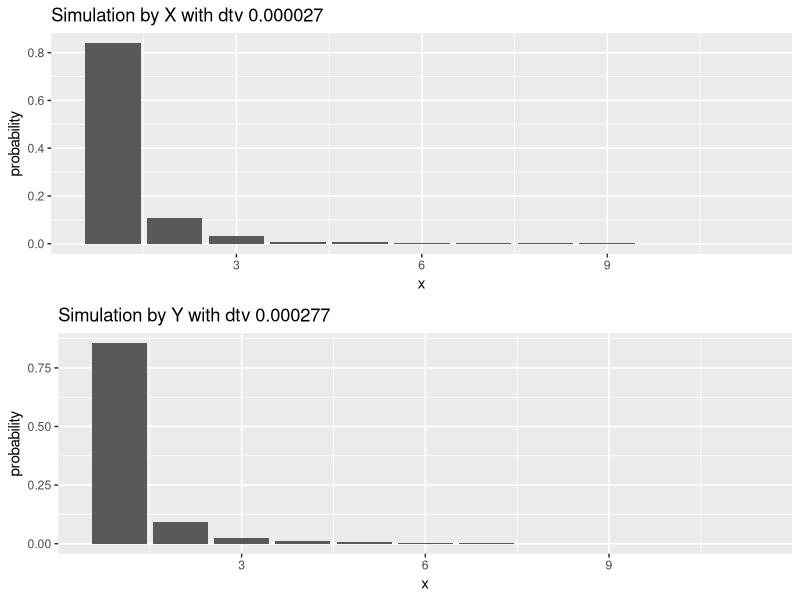
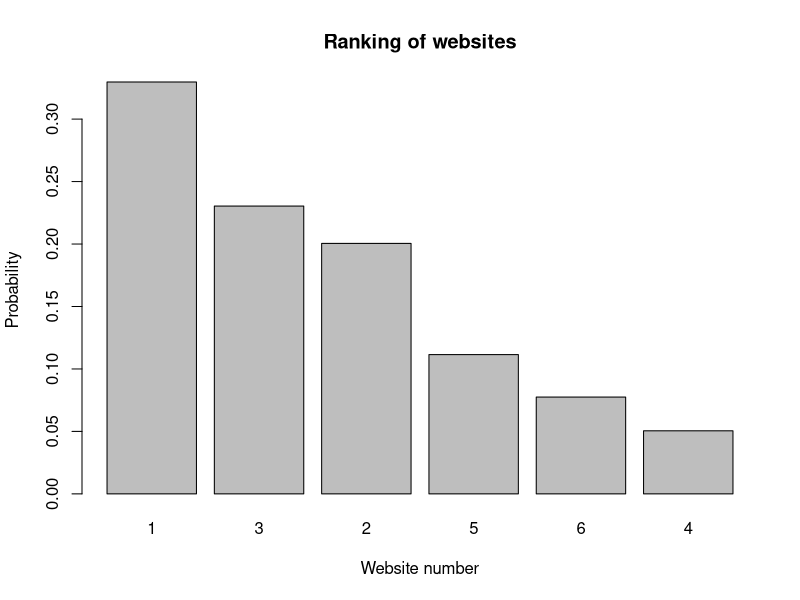
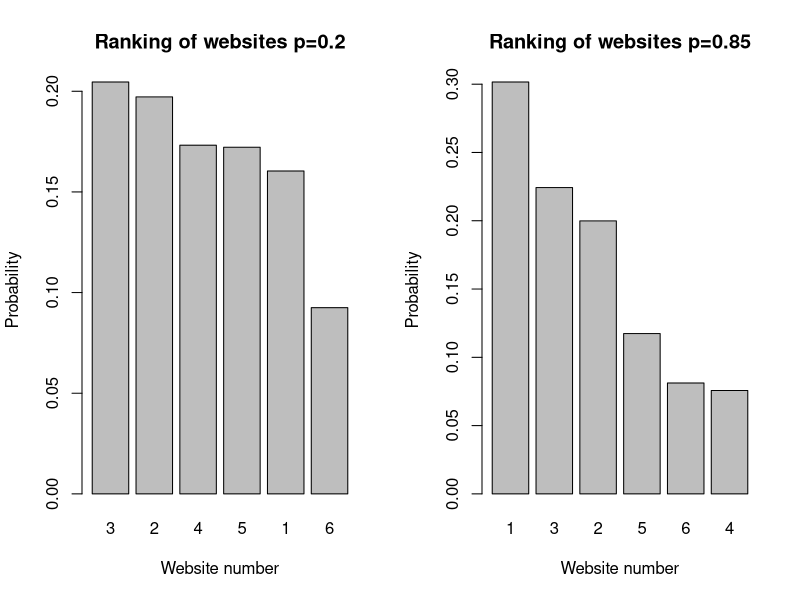
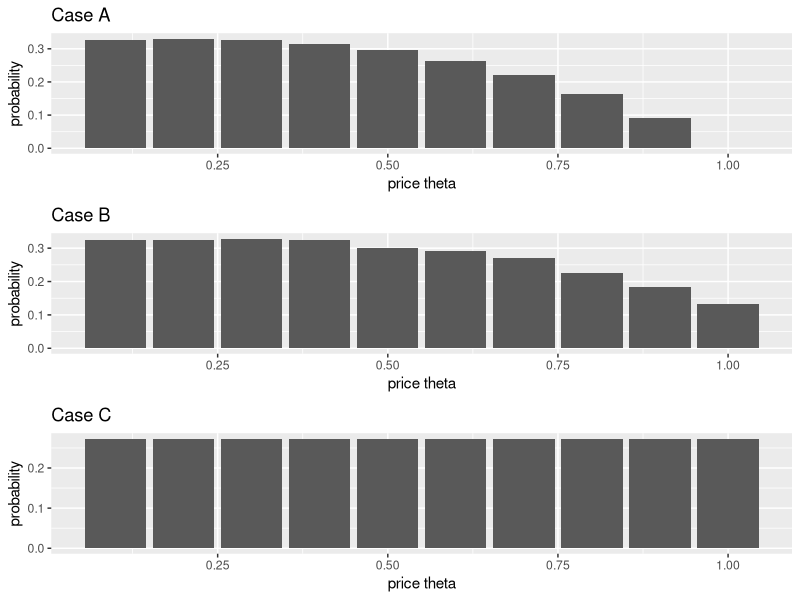

Write the R code that produced these figures, in order.
rm(list=ls())
library("ggplot2")
library("gridExtra")
#Author: Eirik Sakariassen

######### 1B

#Integrate (1 + (t/360))^365 * exp(-t) from 0 to infinity
simMonteCarlo <- function(Nsim){
  X <- rexp(Nsim,rate=1)
  e <- (1+ (X/365) )^365
  #sd = (1/sqrt(Nsim))*sqrt(  (1/(Nsim-1))*sum( (e - mean(e))^2 ) )
  sd = ((1/(Nsim-1))*var(e))/sqrt(Nsim)
  #Compute the number of simulations needed for estimate of e=0.01 and confidence of 90%
  num <- ((1.645^2)*(sd^2)*Nsim)/(0.01^2)
  return(list("E" = mean(e),"numsim" = num)) 
}

gcmc <- simMonteCarlo(1000)
firstSim <- gcmc$numsim
cat("The estimated integral with 1000 simulations is: ",gcmc$E)
cat("Run the simulation again with ", firstSim, " simulations")
gcmc <- simMonteCarlo(firstSim)
cat("After  ", firstSim, " simulations, we get an estimate of: ", gcmc$E)


######### 1D
invertedIntensity <- function(t){
  return(sqrt(2*t))
}

#Based on the transformation method
simNHHPbirthdayProblem <- function(Nsim, lambda){
  #Simulate the probability distribution of the birthday problem
  k <- 366
  p <- numeric(k)  #Probabilites for k 1-366
  for (i in 1:k){
    p[i] = 1-(364/365)^( i*(i-1)/2 )
  }
  
  resVecT <- rep(0,Nsim) # Will be used for E(T)
  resVecK <- rep(0,Nsim) # Will be used for E(K)
  for(s in 1:Nsim){
    U <- runif(k)
    #First, simulate HPP with intensity 1 
    arrivalTimes <- cumsum(rexp(5*k*lambda,lambda)) # Simulate the interarrival times T1,T2,..
    arrivalTimes <- arrivalTimes[1:366] #Need maximum 366 arrival times
    #Now calculate s1, s2,...,sN
    arrivalTimes <- invertedIntensity(arrivalTimes)

    #Check if there is two people with birthday the same day after each arrival
    g <- p-U
    resVecT[s] <- arrivalTimes[which(g > 0)[1]] #First time when two have same bday
    resVecK[s] <- which(g > 0)[1] #How many people was in the room
  }

  return(list("T" = resVecT, "K" = resVecK)) 
}

bdp <- simNHHPbirthdayProblem(1000,1) #Maximum 365 arrivals
mean(bdp$K) #E(K)
mean(bdp$T) #E(T)
#As we can see, the estimated value of T and K does not equal each other in the NHPP case

######### 2B

##Generate transition matrices for both cases
Px <- matrix(1/11, nrow=11, ncol=11) #Transition matrix for the complete graph
Py <- matrix(0, nrow=11, ncol=11) #Transition matrix for the discrete circle
Py[1,] <- c(0,1/2,0,0,0,0,0,0,0,0,1/2)

for(i in 2:11){
  newRow <- rep(0,11)
  newRow[(which(Py[i-1,1:11] > 0)+1)%%11] = 1/2
  Py[i,] <- newRow
}

##Generate the given zipfs function
s <- 3
n <- 11
calc <-seq(11)
for (i in 1:11){
  calc[i] <- (1/(i^s))
}
divider <-sum(calc)
pmfZipf <-calc/divider


#This function is insipred by markovLLN in Markov.R
mha_zipfs  <- function(start, Nsim, P, proposal){ #(starting state, #simulations, transition matrix, zipfs pdf)
  nRow <- dim(P)[[1]]
  statesVec <- seq(Nsim+1) #Store states
  statesVec[1] <- start
  for(s in 2:(Nsim+1)){
    i <- statesVec[s-1] #current step
    j <- sample(1:nRow,1,prob=P[statesVec[s-1],]) #proposed next step sampled from the probability matrix based on the last state
    #Based on this sample j in state space S, compute the acceptance function
    acceptance <- (proposal[j]*P[j,i])/(P[i,j]*proposal[i])
    statesVec[s] <- ifelse(runif(1) <= acceptance, j, i) #accept j if the acceptance function is larger than U[0,1]
  }
  sim <-seq(nRow)
  for (k in 1:nRow){
    sim[k]<-sum(statesVec==k)/Nsim
  }
  return(list("sim" = sim, "dtv" = sum((proposal-sim)^2)/2 )) 
}

simZipfX <- mha_zipfs(1,10000,Px,pmfZipf)
simZipfY <- mha_zipfs(1,10000,Py,pmfZipf)


##### Plot 2B #####
dataX <-data.frame(x=c(1:11), probability = simZipfX$sim)
dataY <-data.frame(x=c(1:11), probability = simZipfY$sim)

titleX <- sprintf("Simulation by X with dtv %f", simZipfX$dtv)
titleY <- sprintf("Simulation by Y with dtv %f", simZipfY$dtv)

p1 <-ggplot(dataX, aes(x,probability)) + labs(title=titleX) + geom_bar(stat = "identity") 
p2 <-ggplot(dataY, aes(x,probability)) + labs(title=titleY) + geom_bar(stat = "identity") 

grid.arrange(p1, p2, ncol = 1)
##### end plot #####


######### 2C

Psurfer <- matrix(c(0,1/3,1/3,0,1/3,0,1/2,0,1/2,0,0,0,1/3,1/3,0,0,0,1/3,1/3,1/3,1/3,0,0,0,1/2,0,0,1/2,0,0,1,0,0,0,0,0),
                  nrow=6,ncol=6,byrow=TRUE)


simRandomSurfer <- function(Nsim,P){
  start <- round(runif(1,min=1,max=6))
  nRow <- dim(P)[[1]]
  statesVec <- seq(Nsim+1)
  statesVec[1] <- start
  for(i in 2:(Nsim+1)){
    statesVec[i] <- sample(1:nRow,1,prob=P[statesVec[i-1],])
  }
  #statesVec <- statesVec[-c(1:1000)] We may remove the first 10% for more accurate result
  sim <-seq(nRow)
  for (k in 1:nRow){
    sim[k]<-sum(statesVec==k)/Nsim
  }
  return(sim)
}

simSurf <- simRandomSurfer(10000,Psurfer)
#Rank of the webpages based on the simulation
x <- order(simSurf,decreasing = TRUE)
y <- sort(simSurf, decreasing = TRUE)

barplot(y, names.arg=x, main="Ranking of websites", xlab="Website number", ylab="Probability")

######### 2D


simModifiedRandomSurfer <- function(Nsim,P,prob){
  start <- round(runif(1,min=1,max=6))
  nRow <- dim(P)[[1]]
  statesVec <- seq(Nsim+1)
  statesVec[1] <- start
  for(i in 2:(Nsim+1)){
    if(runif(1) <= prob){ #if heads, proceed as in c)
      statesVec[i] <- sample(1:nRow,1,prob=P[statesVec[i-1],])
    }else{
      statesVec[i] <- round(runif(1,min=1,max=6))
    }
  }
  #statesVec <- statesVec[-c(1:1000)] We may remove the first 10% for more accurate result
  sim <-seq(nRow)
  for (k in 1:nRow){
    sim[k]<-sum(statesVec==k)/Nsim
  }
  return(sim)
}
simModSurf1 <- simModifiedRandomSurfer(10000,Psurfer,0.2)
simModSurf2 <- simModifiedRandomSurfer(10000,Psurfer,0.85)

#Rank both simulations
x1 <- order(simModSurf1,decreasing = TRUE)
y1 <- sort(simModSurf1, decreasing = TRUE)
x2 <- order(simModSurf2,decreasing = TRUE)
y2 <- sort(simModSurf2, decreasing = TRUE)

#Expand the plot in order to see the x-labels and y-labels better
par(mfrow = c(1,2))
barplot(y1, names.arg=x1, main="Ranking of websites p=0.2", xlab="Website number", ylab="Probability")
barplot(y2, names.arg=x2, main="Ranking of websites p=0.85", xlab="Website number", ylab="Probability")

#As we can see, as the probability of choosing head increases, the distribution approaches the case in c).
#This makes a lot of sense since we sample the same way as in c) whenever head is tossed.
#As p approaches 0, visits becomes more random and the probabilities for all 
#websites will approach 1/(number of websites).

######### 3B

simCaseB <- function(Nsim,lambda){
  resVec <- vector(length=10)
  for(i in 1:10){
    theta <- i/10
    profitVec <- rep(0,Nsim)
    for(sim in 1:Nsim){ #simulate for theta 
      arrivalTimes <- cumsum(rexp(5,lambda))
      arrivalTimes <- arrivalTimes[arrivalTimes <= 1] #arrivaltimes in the window [0,1]
      if(length(arrivalTimes) > 0){
        for(t in 1:length(arrivalTimes)){
          bid <- runif(1)
          thresh <- theta*(1- ( (arrivalTimes[t]^2)/2 ) )
          if(bid > thresh){
            profitVec[sim] <- bid #profit in this simulation
          }
        }
      }
    }
    resVec[i] <- mean(profitVec)
  }
  return(resVec)
}


#Estimate the integral in d) based on hit or miss method
simHitorMiss <- function(Nsim,a,b){
  c <- exp(0.5) #Maximum y value of the function within [a,b]
  X <- runif(Nsim,a,b)
  Y <- runif(Nsim,0,c)
  Z <- Y <= exp((X^2)/2)
  integral <- (b*c)*mean(Z)
  return(integral)
}


#Simulate case C by code
simCaseC <- function(Nsim,lambda){
  resVec <- rep(0,Nsim)
  for(i in 1:Nsim){
    arrivalTimes <- cumsum(rexp(5,lambda))
    arrivalTimes <- arrivalTimes[arrivalTimes <= 1]
    if(length(arrivalTimes) > 0){
      for(t in 1:length(arrivalTimes)){
        bid <- runif(1)
        if(bid > (1-arrivalTimes[t])){
          resVec[i] <- bid
        }
      }
    }
  }
  return(mean(resVec))
}
#Compare the hit or miss integral with the simulated function of case C
caseCsim <- simCaseC(100000,1)
caseCintegral <- 1-exp(-0.5)*simHitorMiss(100000,0,1)
cat("Simulated function gives: ", caseCsim, ", and hit or miss estimation gives: ", caseCintegral)

#Estimated profit in case A for theta = i/10, i=1,..,10
simCaseA <- function(){
  resVec <- rep(0,10)
  for(i in 1:10){
    theta <- i/10
    resVec[i] <- ((1+theta)/2)*(1-exp(theta-1))
  }
  return(resVec)
}

caseA <- simCaseA()
caseB <- simCaseB(10000,1)
caseC <- 1-exp(-0.5)*simHitorMiss(100000,0,1)

##### Plot 3E #####
dataA <-data.frame(x=c(1:10)/10, probability = caseA)
dataB <-data.frame(x=c(1:10)/10, probability = caseB)
dataC <-data.frame(x=c(1:10)/10, probability = rep(caseC,10))

p1 <-ggplot(dataA, aes(x,probability)) + labs(title="Case A") + geom_bar(stat = "identity") + labs(x = "price theta")
p2 <-ggplot(dataB, aes(x,probability)) + labs(title="Case B") + geom_bar(stat = "identity") + labs(x = "price theta")
p3 <-ggplot(dataC, aes(x,probability)) + labs(title="Case C") + geom_bar(stat = "identity") + labs(x = "price theta")
grid.arrange(p1, p2, p3, ncol = 1)
##### end plot #####


#Estimates for all the three strategiesin a table.
estimationTable <- merge(dataA,dataB,by="x")
estimationTable <- merge(estimationTable,dataC,by="x")
names(estimationTable) <- c("Theta","Case A", "Case B", "Case C")
estimationTable

###Which strategy gives the highest expected profit?

##If we consider the case where theta varies
strategyMeans <- colMeans(estimationTable[2:4]) #The mean for 10 different theta prices
strategyMeans #Table of mean per strategy
which.max(strategyMeans) #The best strategy (C)
#Strategy C is the best pick if the theta price varies a lot. This is because strategy C
#does not depend on the price (constant profit)


##If we fix theta such that we maximize profit for a strategy
maxValues <- apply(estimationTable[2:4],2,max) #The maximum profit for each strategy
maxValues
which.max(maxValues) #The best one in this case (A)
#Strategy A is the best pick if we fix a price theta. For A, theta=0.2 maximized the profit











